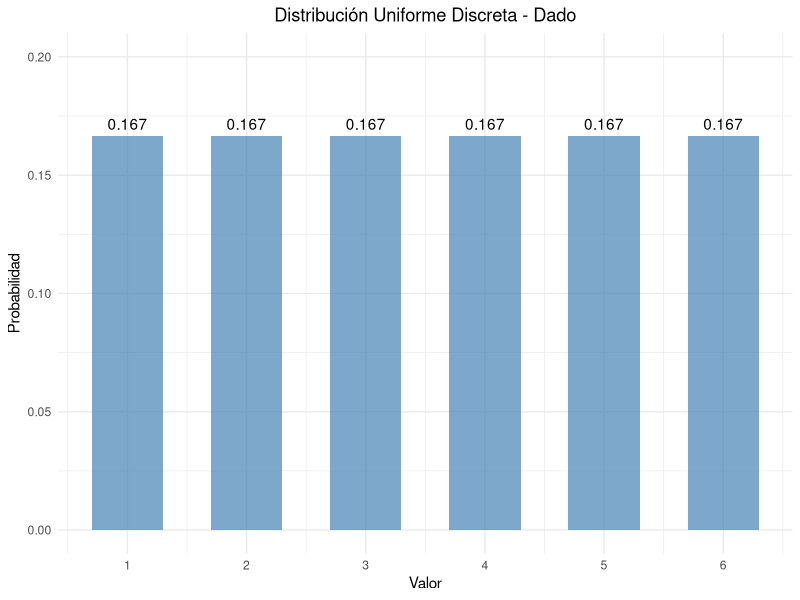
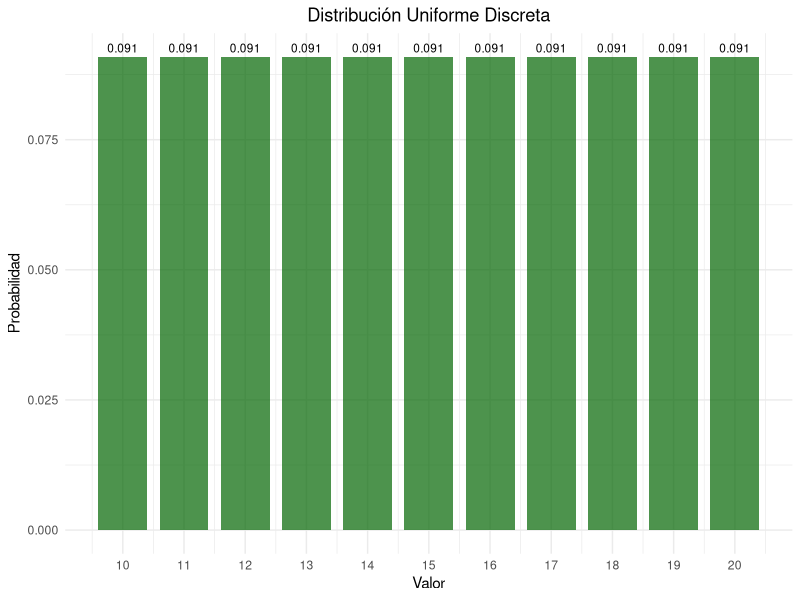
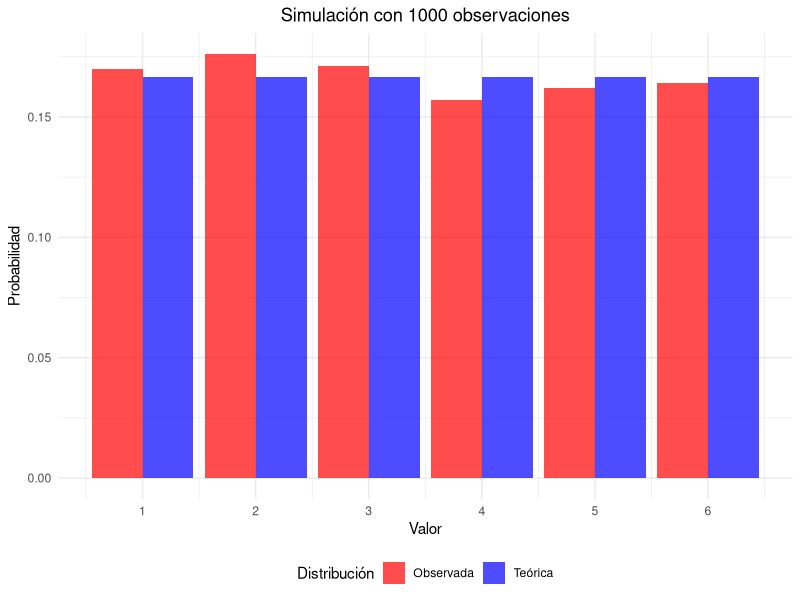
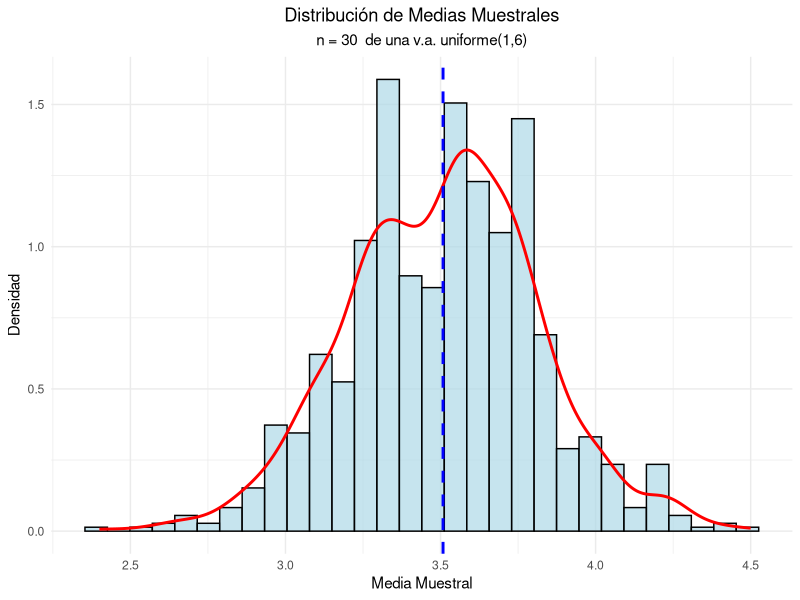
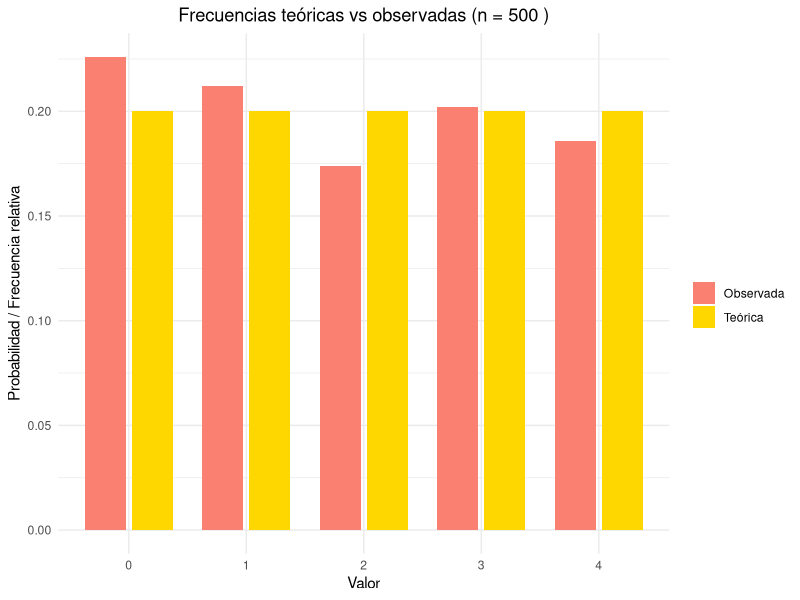

Here is the R script that generated these plots, in order:
## ---- chunk 1
#| label: setup
#| include: false
library(tidyverse)
library(kableExtra)
library(gridExtra)
## ---- chunk 2
#| code-fold: true
#| label: dado-ejemplo

# Parámetros del dado
x_1 <- 1
x_6 <- 6
valores <- x_1:x_6
probabilidades <- rep(1/length(valores), length(valores))

# Crear data frame
dado_data <- data.frame(
  Valor = valores,
  Probabilidad = probabilidades
)

# Mostrar tabla
kable(dado_data, 
      caption = "Distribución de probabilidad de un dado",
      align = "cc") %>%
  kable_styling(bootstrap_options = "striped")
## ---- chunk 3
#| code-fold: true
#| label: parametros-dado
# Media
media <- sum(dado_data$Valor)/length(dado_data$Valor)
cat("Media:", media, "\n")

# Varianza
varianza <- sum((dado_data$Valor- media)^2)/length(dado_data$Valor)
cat("Varianza:", varianza, "\n")

# Desviación estándar
desv_std <- sqrt(varianza)
cat("Desviación estándar:", round(desv_std, 4), "\n")
## ---- chunk 4
#| code-fold: true
#| label: grafico-dado
#| fig-cap: "Función de probabilidad de un dado"

ggplot(dado_data, aes(x = Valor, y = Probabilidad)) +
  geom_col(fill = "steelblue", alpha = 0.7, width = 0.6) +
  geom_text(aes(label = round(Probabilidad, 3)), vjust = -0.5) +
  scale_x_continuous(breaks = valores) +
  scale_y_continuous(limits = c(0, 0.20)) +
  labs(title = "Distribución Uniforme Discreta - Dado",
       x = "Valor",
       y = "Probabilidad") +
  theme_minimal() +
  theme(plot.title = element_text(hjust = 0.5),
        plot.subtitle = element_text(hjust = 0.5))
## ---- chunk 5
#| code-fold: true
#| label: ejemplo-numeros

x2_1 <- 10
x2_n <- 20
valores2 <- x2_1:x2_n
probabilidades2 <- rep(1/(length(valores2)), length(valores2))

# Data_frame
data2 <- data.frame(
  Valor = valores2,
  Probabilidad = probabilidades2
)

# Parámetros estadísticos
media2 <- mean(data2$Valor)
varianza2 <- sum((data2$Valor - media2)^2)/length(data2$Valor)
desv_std2 <- sqrt(varianza2)

cat("Media:", media2, "\n")
cat("Varianza:", round(varianza2, 4), "\n")
cat("Desviación estándar:", round(desv_std2, 4), "\n")
## ---- chunk 6
#| label: grafico-numeros
#| fig-cap: "Distribución uniforme discreta entre 10 y 20"


ggplot(data2, aes(x = Valor, y = Probabilidad)) +
  geom_col(fill = "darkgreen", alpha = 0.7, width = 0.8) +
  geom_text(aes(label = round(Probabilidad, 3)), 
            vjust = -0.5, size = 3) +
  scale_x_continuous(breaks = seq(10, 20, 1)) +
  labs(title = "Distribución Uniforme Discreta",
       x = "Valor",
       y = "Probabilidad") +
  theme_minimal() +
  theme(plot.title = element_text(hjust = 0.5),
        plot.subtitle = element_text(hjust = 0.5))
## ---- chunk 7
#| code-fold: true
#| label: simulacion

# Generar 1000 números aleatorios
set.seed(123)
n_sim <- 1000
muestra <- sample(1:6, n_sim, replace = TRUE)

# Frecuencias observadas
freq_obs <- table(muestra)
freq_rel <- prop.table(freq_obs)

# Comparar con probabilidades teóricas
comparacion <- data.frame(
  Valor = 1:6,
  Prob_Teorica = rep(1/6, 6),
  Freq_Observada = as.numeric(freq_rel)
)

kable(comparacion, 
      caption = "Comparación entre probabilidades teóricas y observadas",
      col.names = c("Valor", "Prob. Teórica", "Freq. Observada"),
      digits = 4) |> 
  kable_styling(bootstrap_options = "striped")
## ---- chunk 8
#| code-fold: true
#| label: grafico-simulacion
#| fig-width: 8
#| fig-height: 6
#| fig-align: "center"
#| fig-cap: "Comparación entre distribución teórica y simulada"


# Preparar datos para el gráfico
comp_long <- comparacion |> 
  pivot_longer(cols = c(Prob_Teorica, Freq_Observada),
               names_to = "Tipo",
               values_to = "Probabilidad") |> 
  mutate(Tipo = case_when(
    Tipo == "Prob_Teorica" ~ "Teórica",
    Tipo == "Freq_Observada" ~ "Observada"
  ))

ggplot(comp_long, aes(x = Valor, y = Probabilidad, fill = Tipo)) +
  geom_col(position = "dodge", alpha = 0.7) +
  scale_x_continuous(breaks = 1:6) +
  scale_fill_manual(values = c("Teórica" = "blue", "Observada" = "red")) +
  labs(title = paste("Simulación con", n_sim, "observaciones"),
       x = "Valor",
       y = "Probabilidad",
       fill = "Distribución") +
  theme_minimal() +
  theme(plot.title = element_text(hjust = 0.5),
        legend.position = "bottom")
## ---- chunk 9
#| code-fold: true
#| label: limite-central
#| fig-width: 8
#| fig-height: 6
#| fig-align: "center"
#| fig-cap: "Verificación del Teorema del Límite Central"
# Simular medias muestrales
set.seed(456)
k_muestra <- 1000
n_muestra <- 30

medias_muestrales <- replicate(k_muestra, {
  muestra <- sample(1:6, n_muestra, replace = TRUE)
  mean(muestra)
})

# Crear histograma
hist_data <- data.frame(Medias = medias_muestrales)

ggplot(hist_data) +
  geom_histogram(aes(x=Medias, after_stat(density)), bins = 30, 
                 fill = "lightblue", alpha = 0.7, color = "black") +
  geom_density(aes(x = Medias), color = "red", linewidth = 1) +
  geom_vline(xintercept = mean(medias_muestrales), 
             color = "blue", linetype = "dashed", linewidth = 1) +
  labs(title = "Distribución de Medias Muestrales",
       subtitle = paste("n =", n_muestra, " de una v.a. uniforme(1,6)"),
       x = "Media Muestral",
       y = "Densidad") +
  theme_minimal() +
  theme(plot.title = element_text(hjust = 0.5),
        plot.subtitle = element_text(hjust = 0.5))

# Estadísticas
cat("Media teórica:", (1+6)/2, "\n")
cat("Media observada:", round(mean(medias_muestrales), 4), "\n")
cat("Varianza teórica de la media:", round(((6-1+1)^2-1)/12/n_muestra, 4), "\n")
cat("Varianza observada de la media:", round(var(medias_muestrales), 4), "\n")
## ---- chunk 10
#| label: ex1-urna
#| echo: true
#| fig.cap: "Probabilidad de obtener un número par al extraer una bola de 1 a 8"

# Definición del espacio muestral
valores_urna <- 1:8

# Eventos pares
pares <- valores_urna[valores_urna %% 2 == 0]

# Probabilidades (uniforme discreta)
prob_por_valor <- rep(1/length(valores_urna), length(valores_urna))

# Probabilidad de obtener un número par
prob_par <- sum(prob_por_valor[valores_urna %in% pares])

# Mostrar resultados
tabla_urna <- data.frame(
  Valor = valores_urna,
  Probabilidad = prob_por_valor,
  Par = valores_urna %% 2 == 0
)

kable(tabla_urna, caption = "Espacio muestral y probabilidad (urna 1..8)") %>%
  kable_styling(bootstrap_options = "striped")

cat("\nNúmeros pares:", paste(pares, collapse = ", "), "\n")
cat("Probabilidad de obtener un número par:", prob_par, "\n")
## ---- chunk 11
#| label: ex2-enteros
#| echo: true

a <- 5
b <- 15
valores2 <- a:b
n2 <- length(valores2)

# Media teórica de una uniforme discreta en {a,...,b}
media_teorica <- (a + b) / 2

# Varianza teórica: ((m^2 - 1) / 12) donde m = b-a+1
m <- n2
varianza_teorica <- ((m^2 - 1) / 12)

# También calculamos directamente desde los valores (verificación)
prob_igual <- rep(1/m, m)
media_calc <- sum(valores2 * prob_igual)
varianza_calc <- sum((valores2 - media_calc)^2 * prob_igual)

# Mostrar resultados
cat("Valores considerados:", a, "a", b, "\n")
cat("n (cantidad de valores):", n2, "\n\n")
cat("Media teórica:", media_teorica, "\n")
cat("Varianza teórica:", varianza_teorica, "\n\n")
cat("Verificación por cálculo discreto:\n")
cat("Media (calculada):", media_calc, "\n")
cat("Varianza (calculada):", varianza_calc, "\n")

# Tabla resumen
res2 <- data.frame(
  Estadistico = c("Media teórica", "Varianza teórica", "Media calculada", "Varianza calculada"),
  Valor = c(media_teorica, varianza_teorica, media_calc, varianza_calc)
)
kable(res2, caption = "Resumen: media y varianza (5..15)") %>% kable_styling(bootstrap_options = "striped")
## ---- chunk 12
#| label: ex3-simulacion
#| echo: true
#| fig.cap: "Comparación entre frecuencias teóricas y observadas (500 simulaciones)"

# Parámetros
valores3 <- 0:4
n_sim <- 500
prob_teorica <- rep(1/length(valores3), length(valores3))

# Simulación
set.seed(2025)
muestra3 <- sample(valores3, size = n_sim, replace = TRUE, prob = prob_teorica)

# Frecuencias observadas y relativas
freq_obs <- table(muestra3)
freq_rel <- prop.table(freq_obs)

# Dataframe de comparación
comparacion3 <- data.frame(
  Valor = as.integer(names(freq_rel)),
  Prob_Teorica = prob_teorica,
  Frec_Observada = as.numeric(freq_rel),
  Frec_Observada_Abs = as.numeric(freq_obs)
)

kable(comparacion3, caption = paste("Comparación teórica vs observada (n =", n_sim, ")")) %>%
  kable_styling(bootstrap_options = "striped")

# Gráfico comparativo
comparacion_long <- comparacion3 %>%
  pivot_longer(cols = c(Prob_Teorica, Frec_Observada),
               names_to = "Tipo", values_to = "Probabilidad") %>%
  mutate(Tipo = recode(Tipo, Prob_Teorica = "Teórica", Frec_Observada = "Observada"))

library(ggplot2)
ggplot(comparacion_long, aes(x = factor(Valor), y = Probabilidad, fill = Tipo)) +
  geom_col(position = position_dodge(width = 0.8), width = 0.7) +
  scale_fill_manual(values = c("Teórica" = "gold", "Observada" = "salmon")) +
  labs(title = paste("Frecuencias teóricas vs observadas (n =", n_sim, ")"),
       x = "Valor",
       y = "Probabilidad / Frecuencia relativa",
       fill = "") +
  theme_minimal() +
  theme(plot.title = element_text(hjust = 0.5))
